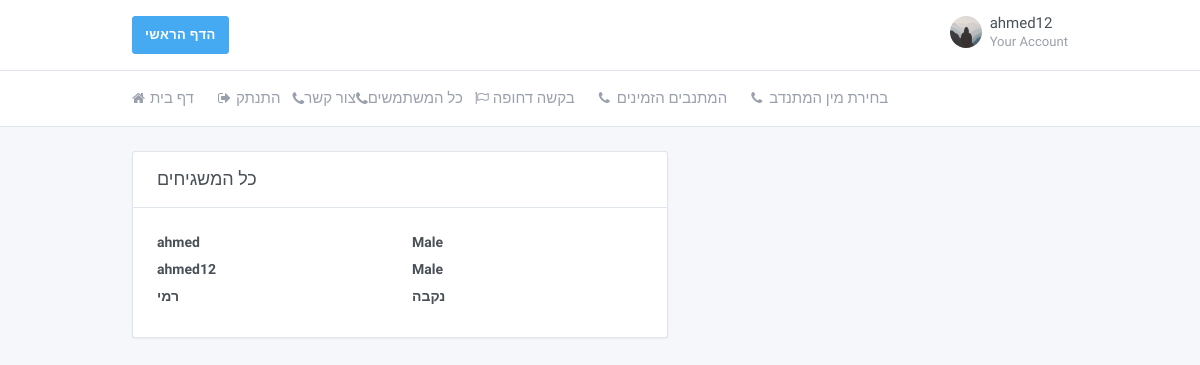
/profiles_gender/ (signed in), run on an earlier commit of the app's database.
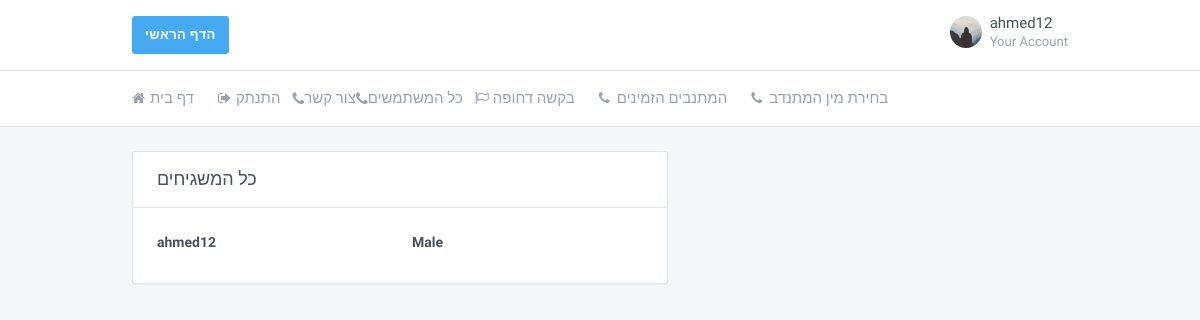
And on a later commit of the database.
### core/models.py (models this page shows, shortened)
class Profile(models.Model):
    user = models.OneToOneField(User, on_delete=models.CASCADE)
    profile_photo = models.FileField(default='default.jpg', upload_to='profile_photos')
    status_info = models.CharField(max_length=10, choices=Status_Info_CHOICES, default='זמין')
    is_volunteer = models.BooleanField(default=False)
    is_active = models.BooleanField(default=True)
    phone_regex = RegexValidator(regex=r'^\+?1?\d{9,10}$',
                                 message="Phone number must be entered in the format: '+0000000000'")
    phone_number = models.CharField(validators=[phone_regex], max_length=10, blank=True)
    gender = models.CharField(max_length=10, choices=GENDER_CHOICES, default='זכר')
    address = models.CharField(max_length=40, choices=ADDRESS_CHOICES, default='BeerSheba')
    rating = models.CharField(max_length=10, choices=Rating_CHOICES, default='good')

### core/views.py (the view)
# urls.py: url(r'^profiles_gender/$', views.get_all_volunteers_gender, name='core/profiles_gender.html'),
def get_all_volunteers_gender(request):
    context = {}
    context.update({'all_volunteers': get_all_volunteers()})
    return render(request, 'core/profiles_gender.html', context)

### core/views.py (called while the page is built)
def get_all_volunteers():
    result = list()
    users_list = Profile.objects.all()
    for user_item in users_list:
        if getattr(user_item, "is_volunteer"):
            result.append(user_item)
    return result

### core/templates/core/profiles_gender.html (shortened to what the changed rows need)
{%load static %}
{% load crispy_forms_tags %}
<!doctype html>
<html dir="ltr" lang="en">
<head>
    <link href="https://maxcdn.bootstrapcdn.com/font-awesome/4.7.0/css/font-awesome.min.css" rel="stylesheet">
    <link href="{%static 'core/dashboard.css'%}" rel="stylesheet"/>
</head>
<body>
<div class="page">
    <div class="page-main">
        <div class="my-3 my-md-5">
            <div class="container">
                <div class="row">
                    <div class="col-lg-7">
                        <div class="card">
                            <div class="card-body">
                                {%for volunteer in all_volunteers%}
                                <div class="row">
                                    <div class="col">
                                        <a class="text-default"
                                           href="{%url 'profile' volunteer.user.username%}"><label
                                                class="form-label">{{volunteer.user.username}}</label></a>
                                    </div>
                                    <div class="col">
                                        <a class="text-default"><label
                                                class="form-label">{{volunteer.gender}}</label></a>
                                    </div>
                                </div>
                                {%endfor%}
                            </div>
                        </div>
                    </div>
                </div>
            </div>
        </div>
    </div>
</div>
</body>
</html>

What changed in the data, as far as the page shows it:
removed Profile: user.username "ahmed", gender "Male"
removed Profile: user.username "רמי", gender "נקבה"
